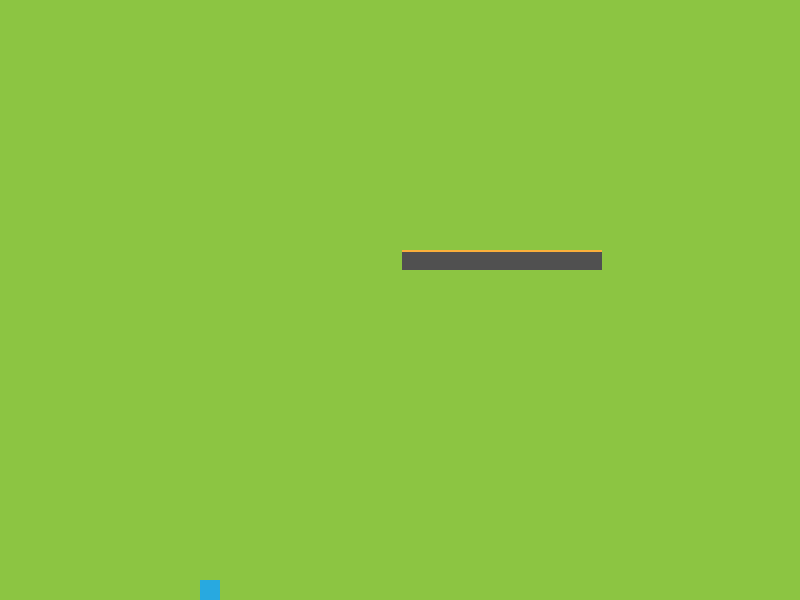
Frame 1 (no input)
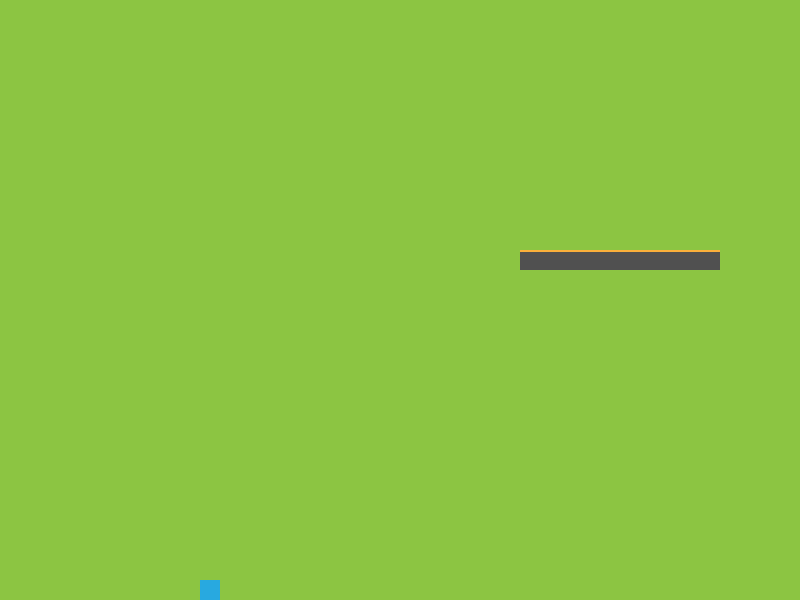
Frame 60 (no input)
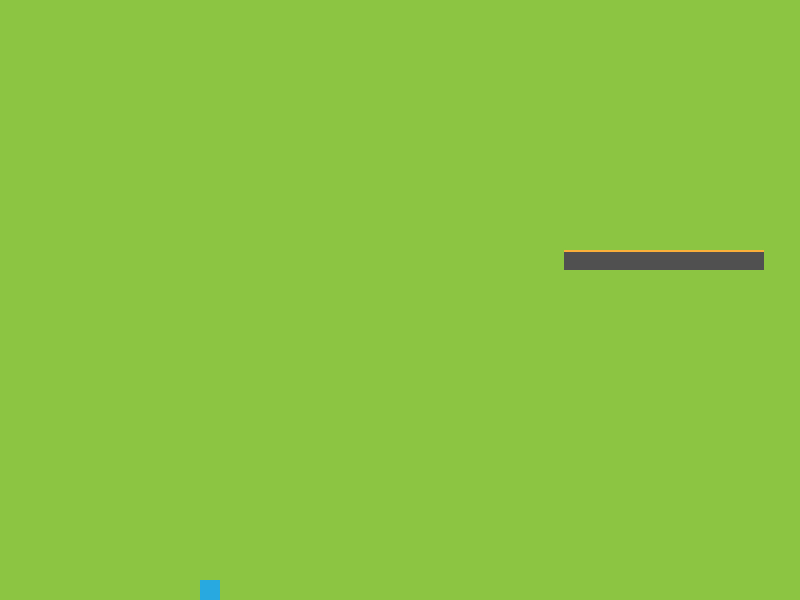
Frame 120 (the mouse pressed at the canvas centre since frame 60)

The p5.js sketch that drew these frames (run headless with seeded random() and noise() and a simulated clock; from frame 60 on, the mouse is pressed at the canvas centre):

// p5.js sketch
// ── sketch.js
// PLATFORMER LIBRARY

// Declare Global Variables
let player1, platform;

let GREY = 80;
let RED = "#bb2a27";
let GREEN = "#8cc542";
let BLUE = "#28a9e0";
let ORANGE = "#faaf3b";
let BROWN = "#aa6c39";

// SETUP FUNCTION - Runs once at beginning of program
function setup() {
    createCanvas(800, 600);
	
	// Initialize Global Variables
	initPlayer1();
	initPlatform();
}

// DRAW FUNCTION - Loops @ 60FPS by default
function draw() {
	// LOGIC
	player1.move();
	platform.move();
	// DRAW
    background(GREEN);
	player1.show();
	platform.show();
}

// EVENT FUNCTIONS
function keyPressed() {
	player1.jump();
}

// ── platform.js
function initPlatform() {
	// Initiatize a Platform Object
	platform = {
		// Properties (STATE)
		x: 400,
		y: 250,
		w: 200,
		h: 20,
		col: GREY,
		topCol: ORANGE,
		xSpeed: 2,
		// Methods (BEHAVIOUR)
		show: function() {
			noStroke();
			// Main Platform
			fill(this.col);
			rect(this.x, this.y, this.w, this.h);
			// Platform Top
			fill(this.topCol);
			rect(this.x, this.y, this.w, 2);
		},
		move: function() {
			// Move & Bounce Horizontally
			this.x += this.xSpeed;
			if (this.x + this.w > width || this.x < 0) {
				this.xSpeed = -this.xSpeed
			}
		}
	};
}

// ── player1.js
// Player 1 Functions
function initPlayer1() {
	player1 = {
		x: 200,
		y: 580,
		w: 20,
		h: 20,
		xSpeed: 5,
		ySpeed: 0,
		a: 1,
		col: BLUE,
		// Methods (Behaviour)
		move: function() {
			// Move Horizontally on Key is Down
			if (keyIsDown(LEFT_ARROW)) {
				this.x += -this.xSpeed;
			} else if (keyIsDown(RIGHT_ARROW)) {
				this.x += this.xSpeed;
			}

			// Move Vertically - Gravity
			this.y += this.ySpeed; // Move Vertically
			this.ySpeed += this.a; // Apply Gravity
			if (this.y + this.h > height) {
				// Land on Ground
				this.y = height - this.h;
			}
		},
		show: function() {
			// Draw Player
			noStroke();
			fill(this.col);
			rect(this.x, this.y, this.w, this.h);
		},
		jump: function() {
			// Jump on UP_ARROW
			if (keyCode == UP_ARROW) {
				this.ySpeed = -20;
			}
		}
	};
}
